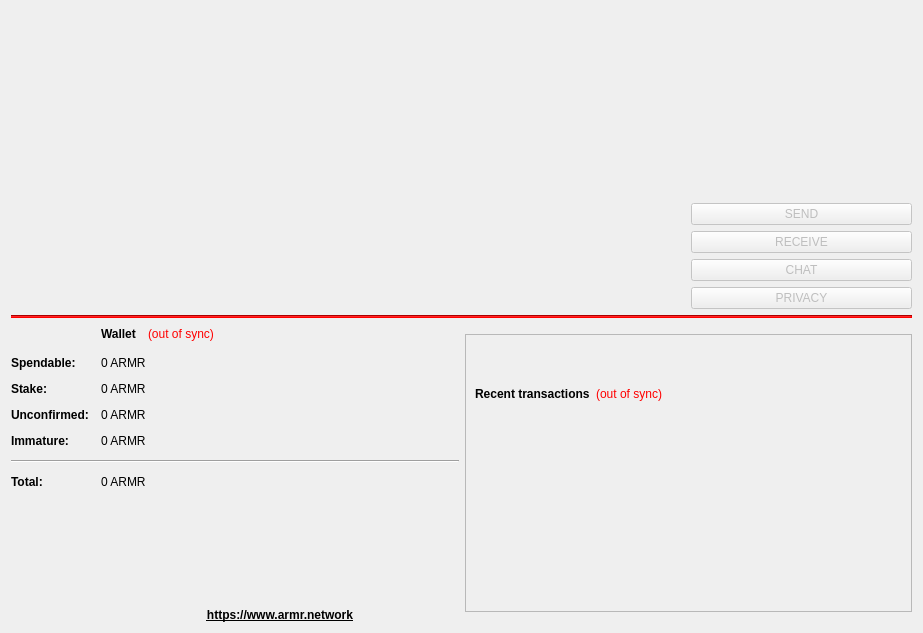
<?xml version="1.0" encoding="UTF-8"?>
<ui version="4.0">
 <class>OverviewPage</class>
 <widget class="QWidget" name="OverviewPage">
  <property name="geometry">
   <rect>
    <x>0</x>
    <y>0</y>
    <width>923</width>
    <height>633</height>
   </rect>
  </property>
  <property name="windowTitle">
   <string>Form</string>
  </property>
  <property name="styleSheet">
   <string notr="true"/>
  </property>
  <layout class="QVBoxLayout" name="verticalLayout_6" stretch="0,0,0">
   <item>
    <layout class="QVBoxLayout" name="verticalLayout_3">
     <item>
      <widget class="QLabel" name="wallet_logo_lbl">
       <property name="frameShape">
        <enum>QFrame::NoFrame</enum>
       </property>
       <property name="lineWidth">
        <number>1</number>
       </property>
       <property name="text">
        <string/>
       </property>
       <property name="scaledContents">
        <bool>false</bool>
       </property>
       <property name="alignment">
        <set>Qt::AlignCenter</set>
       </property>
       <property name="indent">
        <number>0</number>
       </property>
      </widget>
     </item>
     <item>
      <spacer name="verticalSpacer_5">
       <property name="orientation">
        <enum>Qt::Vertical</enum>
       </property>
       <property name="sizeHint" stdset="0">
        <size>
         <width>20</width>
         <height>40</height>
        </size>
       </property>
      </spacer>
     </item>
     <item>
      <layout class="QGridLayout" name="gridLayout_2">
       <item row="2" column="2">
        <widget class="QLabel" name="label_7">
         <property name="text">
          <string/>
         </property>
        </widget>
       </item>
       <item row="3" column="3">
        <widget class="QPushButton" name="privacyPushButton">
         <property name="enabled">
          <bool>false</bool>
         </property>
         <property name="text">
          <string>PRIVACY</string>
         </property>
        </widget>
       </item>
       <item row="2" column="1">
        <widget class="QLabel" name="label_8">
         <property name="text">
          <string/>
         </property>
        </widget>
       </item>
       <item row="2" column="0">
        <widget class="QLabel" name="label_9">
         <property name="text">
          <string/>
         </property>
        </widget>
       </item>
       <item row="1" column="0">
        <widget class="QLabel" name="label_10">
         <property name="text">
          <string/>
         </property>
        </widget>
       </item>
       <item row="0" column="3">
        <widget class="QPushButton" name="sendArmrPushButton">
         <property name="enabled">
          <bool>false</bool>
         </property>
         <property name="text">
          <string>SEND</string>
         </property>
        </widget>
       </item>
       <item row="3" column="0">
        <widget class="QLabel" name="label_12">
         <property name="text">
          <string/>
         </property>
        </widget>
       </item>
       <item row="1" column="3">
        <widget class="QPushButton" name="receiveArmrPushButton">
         <property name="enabled">
          <bool>false</bool>
         </property>
         <property name="text">
          <string>RECEIVE</string>
         </property>
        </widget>
       </item>
       <item row="2" column="3">
        <widget class="QPushButton" name="chatPushButton">
         <property name="enabled">
          <bool>false</bool>
         </property>
         <property name="text">
          <string>CHAT</string>
         </property>
        </widget>
       </item>
       <item row="0" column="0">
        <widget class="QLabel" name="label_11">
         <property name="text">
          <string/>
         </property>
        </widget>
       </item>
      </layout>
     </item>
    </layout>
   </item>
   <item>
    <widget class="Line" name="line_2">
     <property name="minimumSize">
      <size>
       <width>0</width>
       <height>0</height>
      </size>
     </property>
     <property name="styleSheet">
      <string notr="true">background-color: rgb(255, 0, 0);</string>
     </property>
     <property name="orientation">
      <enum>Qt::Horizontal</enum>
     </property>
    </widget>
   </item>
   <item>
    <layout class="QHBoxLayout" name="horizontalLayout">
     <item>
      <layout class="QGridLayout" name="gridLayout">
       <property name="spacing">
        <number>12</number>
       </property>
       <item row="8" column="1">
        <spacer name="verticalSpacer_2">
         <property name="orientation">
          <enum>Qt::Vertical</enum>
         </property>
         <property name="sizeHint" stdset="0">
          <size>
           <width>20</width>
           <height>40</height>
          </size>
         </property>
        </spacer>
       </item>
       <item row="2" column="0">
        <widget class="QLabel" name="label">
         <property name="font">
          <font>
           <weight>75</weight>
           <bold>true</bold>
          </font>
         </property>
         <property name="text">
          <string>Spendable:</string>
         </property>
        </widget>
       </item>
       <item row="2" column="1">
        <widget class="QLabel" name="labelBalance">
         <property name="font">
          <font>
           <weight>50</weight>
           <bold>false</bold>
          </font>
         </property>
         <property name="cursor">
          <cursorShape>IBeamCursor</cursorShape>
         </property>
         <property name="toolTip">
          <string>Your current spendable balance</string>
         </property>
         <property name="text">
          <string notr="true">0 ARMR</string>
         </property>
         <property name="textInteractionFlags">
          <set>Qt::LinksAccessibleByMouse|Qt::TextSelectableByKeyboard|Qt::TextSelectableByMouse</set>
         </property>
        </widget>
       </item>
       <item row="3" column="0">
        <widget class="QLabel" name="label_6">
         <property name="font">
          <font>
           <weight>75</weight>
           <bold>true</bold>
          </font>
         </property>
         <property name="text">
          <string>Stake:</string>
         </property>
        </widget>
       </item>
       <item row="3" column="1">
        <widget class="QLabel" name="labelStake">
         <property name="font">
          <font>
           <weight>50</weight>
           <bold>false</bold>
          </font>
         </property>
         <property name="cursor">
          <cursorShape>IBeamCursor</cursorShape>
         </property>
         <property name="toolTip">
          <string>Total of coins that was staked, and do not yet count toward the current balance</string>
         </property>
         <property name="text">
          <string notr="true">0 ARMR</string>
         </property>
         <property name="textInteractionFlags">
          <set>Qt::LinksAccessibleByMouse|Qt::TextSelectableByKeyboard|Qt::TextSelectableByMouse</set>
         </property>
        </widget>
       </item>
       <item row="4" column="0">
        <widget class="QLabel" name="label_3">
         <property name="font">
          <font>
           <weight>75</weight>
           <bold>true</bold>
          </font>
         </property>
         <property name="text">
          <string>Unconfirmed:</string>
         </property>
        </widget>
       </item>
       <item row="4" column="1">
        <widget class="QLabel" name="labelUnconfirmed">
         <property name="font">
          <font>
           <weight>50</weight>
           <bold>false</bold>
          </font>
         </property>
         <property name="cursor">
          <cursorShape>IBeamCursor</cursorShape>
         </property>
         <property name="toolTip">
          <string>Total of transactions that have yet to be confirmed, and do not yet count toward the current balance</string>
         </property>
         <property name="text">
          <string notr="true">0 ARMR</string>
         </property>
         <property name="textInteractionFlags">
          <set>Qt::LinksAccessibleByMouse|Qt::TextSelectableByKeyboard|Qt::TextSelectableByMouse</set>
         </property>
        </widget>
       </item>
       <item row="5" column="0">
        <widget class="QLabel" name="labelImmatureText">
         <property name="font">
          <font>
           <weight>75</weight>
           <bold>true</bold>
          </font>
         </property>
         <property name="text">
          <string>Immature:</string>
         </property>
        </widget>
       </item>
       <item row="5" column="1">
        <widget class="QLabel" name="labelImmature">
         <property name="font">
          <font>
           <weight>50</weight>
           <bold>false</bold>
          </font>
         </property>
         <property name="toolTip">
          <string>Mined balance that has not yet matured</string>
         </property>
         <property name="text">
          <string notr="true">0 ARMR</string>
         </property>
         <property name="textInteractionFlags">
          <set>Qt::LinksAccessibleByMouse|Qt::TextSelectableByKeyboard|Qt::TextSelectableByMouse</set>
         </property>
        </widget>
       </item>
       <item row="6" column="0" colspan="2">
        <widget class="Line" name="line">
         <property name="orientation">
          <enum>Qt::Horizontal</enum>
         </property>
        </widget>
       </item>
       <item row="7" column="0">
        <widget class="QLabel" name="labelTotalText">
         <property name="font">
          <font>
           <weight>75</weight>
           <bold>true</bold>
          </font>
         </property>
         <property name="text">
          <string>Total:</string>
         </property>
        </widget>
       </item>
       <item row="7" column="1">
        <widget class="QLabel" name="labelTotal">
         <property name="font">
          <font>
           <weight>50</weight>
           <bold>false</bold>
          </font>
         </property>
         <property name="cursor">
          <cursorShape>IBeamCursor</cursorShape>
         </property>
         <property name="toolTip">
          <string>Your current total balance</string>
         </property>
         <property name="text">
          <string notr="true">0 ARMR</string>
         </property>
         <property name="textInteractionFlags">
          <set>Qt::LinksAccessibleByMouse|Qt::TextSelectableByKeyboard|Qt::TextSelectableByMouse</set>
         </property>
        </widget>
       </item>
       <item row="9" column="1">
        <widget class="QLabel" name="label_2">
         <property name="text">
          <string>&lt;html&gt;&lt;head/&gt;&lt;body&gt;&lt;p&gt;&lt;a href=&quot;https://www.armr.network&quot;&gt;&lt;span style=&quot; font-weight:600; text-decoration: underline; color:#000000;&quot;&gt;https://www.armr.network&lt;/span&gt;&lt;/a&gt;&lt;/p&gt;&lt;/body&gt;&lt;/html&gt;</string>
         </property>
         <property name="alignment">
          <set>Qt::AlignCenter</set>
         </property>
         <property name="openExternalLinks">
          <bool>true</bool>
         </property>
        </widget>
       </item>
       <item row="1" column="1">
        <layout class="QHBoxLayout" name="horizontalLayout_4">
         <item>
          <widget class="QLabel" name="label_5">
           <property name="font">
            <font>
             <weight>75</weight>
             <bold>true</bold>
            </font>
           </property>
           <property name="text">
            <string>Wallet</string>
           </property>
          </widget>
         </item>
         <item>
          <widget class="QLabel" name="labelWalletStatus">
           <property name="toolTip">
            <string>&lt;html&gt;&lt;head/&gt;&lt;body&gt;&lt;p&gt;The displayed information may be out of date. Your wallet automatically synchronizes with the Armr network after a connection is established, but this process has not completed yet.&lt;/p&gt;&lt;/body&gt;&lt;/html&gt;</string>
           </property>
           <property name="styleSheet">
            <string notr="true">QLabel { color: red; }</string>
           </property>
           <property name="text">
            <string notr="true">(out of sync)</string>
           </property>
           <property name="alignment">
            <set>Qt::AlignLeading|Qt::AlignLeft|Qt::AlignVCenter</set>
           </property>
          </widget>
         </item>
         <item>
          <spacer name="horizontalSpacer_2">
           <property name="orientation">
            <enum>Qt::Horizontal</enum>
           </property>
           <property name="sizeHint" stdset="0">
            <size>
             <width>40</width>
             <height>20</height>
            </size>
           </property>
          </spacer>
         </item>
        </layout>
       </item>
      </layout>
     </item>
     <item alignment="Qt::AlignVCenter">
      <widget class="QFrame" name="frame_2">
       <property name="frameShape">
        <enum>QFrame::StyledPanel</enum>
       </property>
       <property name="frameShadow">
        <enum>QFrame::Raised</enum>
       </property>
       <layout class="QVBoxLayout" name="verticalLayout">
        <item>
         <spacer name="verticalSpacer_3">
          <property name="orientation">
           <enum>Qt::Vertical</enum>
          </property>
          <property name="sizeHint" stdset="0">
           <size>
            <width>20</width>
            <height>40</height>
           </size>
          </property>
         </spacer>
        </item>
        <item>
         <layout class="QHBoxLayout" name="horizontalLayout_2">
          <item>
           <widget class="QLabel" name="label_4">
            <property name="font">
             <font>
              <weight>75</weight>
              <bold>true</bold>
             </font>
            </property>
            <property name="text">
             <string>Recent transactions</string>
            </property>
           </widget>
          </item>
          <item>
           <widget class="QLabel" name="labelTransactionsStatus">
            <property name="toolTip">
             <string>&lt;html&gt;&lt;head/&gt;&lt;body&gt;&lt;p&gt;The displayed information may be out of date. Your wallet automatically synchronizes with the Armr network after a connection is established, but this process has not completed yet.&lt;/p&gt;&lt;/body&gt;&lt;/html&gt;</string>
            </property>
            <property name="styleSheet">
             <string notr="true">QLabel { color: red; }</string>
            </property>
            <property name="text">
             <string notr="true">(out of sync)</string>
            </property>
            <property name="alignment">
             <set>Qt::AlignRight|Qt::AlignTrailing|Qt::AlignVCenter</set>
            </property>
           </widget>
          </item>
          <item>
           <spacer name="horizontalSpacer">
            <property name="orientation">
             <enum>Qt::Horizontal</enum>
            </property>
            <property name="sizeHint" stdset="0">
             <size>
              <width>40</width>
              <height>20</height>
             </size>
            </property>
           </spacer>
          </item>
         </layout>
        </item>
        <item>
         <widget class="QListView" name="listTransactions">
          <property name="styleSheet">
           <string notr="true">QListView { background: transparent; }
color: rgb(255, 255, 255);
QToolTip { color: black; }</string>
          </property>
          <property name="frameShape">
           <enum>QFrame::NoFrame</enum>
          </property>
          <property name="verticalScrollBarPolicy">
           <enum>Qt::ScrollBarAlwaysOff</enum>
          </property>
          <property name="horizontalScrollBarPolicy">
           <enum>Qt::ScrollBarAlwaysOff</enum>
          </property>
          <property name="selectionMode">
           <enum>QAbstractItemView::NoSelection</enum>
          </property>
         </widget>
        </item>
       </layout>
      </widget>
     </item>
    </layout>
   </item>
  </layout>
 </widget>
 <resources/>
 <connections/>
</ui>
